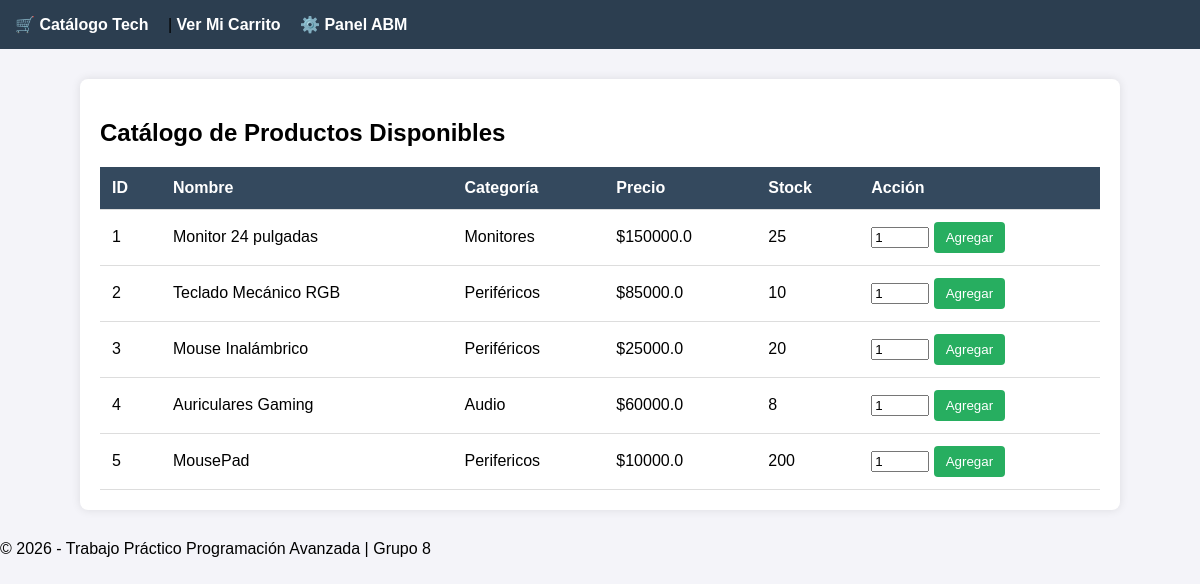
Before: / with the older database file.
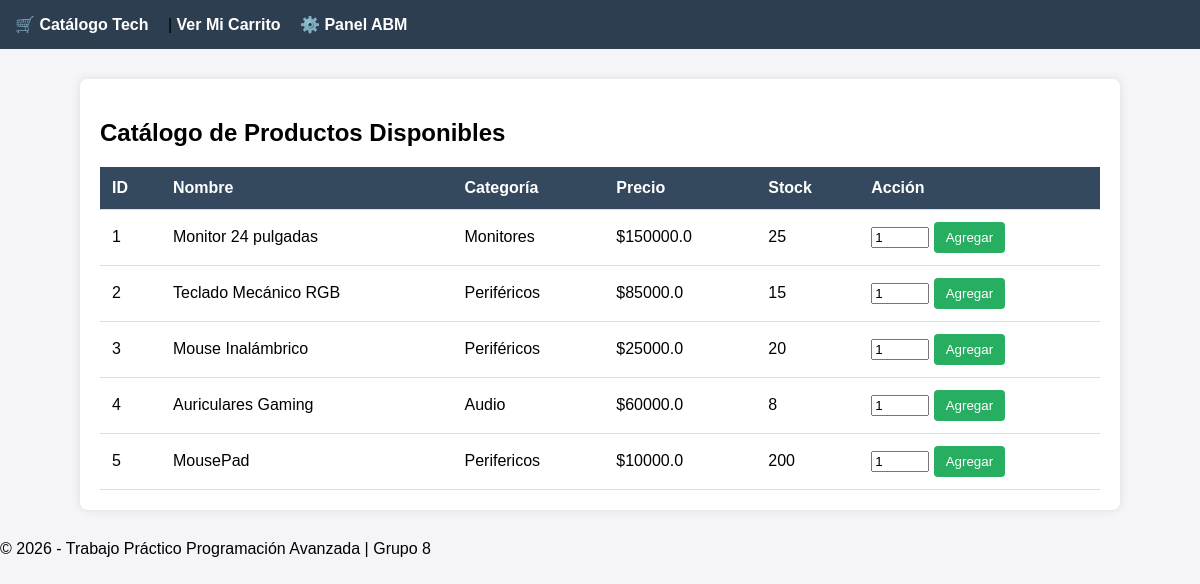
After: the same page with the newer database file.
### tables this page shows
CREATE TABLE productos (
            id_producto INTEGER PRIMARY KEY AUTOINCREMENT,
            nombre TEXT NOT NULL,
            categoria TEXT NOT NULL,
            precio REAL NOT NULL,
            stock INTEGER NOT NULL
        );

### app.py (the view)
@app.route('/')
def inicio():
    conexion = base_de_datos.obtener_conexion()
    cursor = conexion.cursor()
    cursor.execute("SELECT id_producto, nombre, categoria, precio, stock FROM productos")
    todos_los_productos = cursor.fetchall()
    conexion.close()
    return render_template('index.html', productos=todos_los_productos)

### base_de_datos.py (called while the page is built)
def obtener_conexion():
    return sqlite3.connect("tienda.db")

### templates/index.html
{% extends 'base.html' %}
{% block contenido %}
<h2>Catálogo de Productos Disponibles</h2>
<table class="tabla-productos">
    <thead>
        <tr>
            <th>ID</th>
            <th>Nombre</th>
            <th>Categoría</th>
            <th>Precio</th>
            <th>Stock</th>
            <th>Acción</th>
        </tr>
    </thead>
    <tbody>
        {% for prod in productos %}
        <tr>
            <td>{{ prod[0] }}</td> <td>{{ prod[1] }}</td> <td>{{ prod[2] }}</td> <td>${{ prod[3] }}</td> <td>{{ prod[4] }}</td> <td>
                <form action="/agregar/{{ prod[0] }}" method="POST">
                    <input type="number" name="cantidad" value="1" min="1" max="{{ prod[4] }}" style="width: 50px;">
                    <button type="submit">Agregar</button>
                </form>
            </td>
        </tr>
        {% endfor %}
    </tbody>
</table>
{% endblock %}

### templates/base.html (shortened to what this page needs)
<!DOCTYPE html>
<html lang="es">
<head>
    <link rel="stylesheet" href="{{ url_for('static', filename='style.css') }}">
</head>
<body>
    <header>
        <nav>
            <a href="/">🛒 Catálogo Tech</a> |
            <a href="/carrito">Ver Mi Carrito</a>
            <a href="/admin">⚙️ Panel ABM</a>
        </nav>
    </header>
    <main class="contenedor">
        {% block contenido %}
        {% endblock %}
    </main>
    <footer>
        <p>© 2026 - Trabajo Práctico Programación Avanzada | Grupo 8</p>
    </footer>
</body>
</html>

### static/style.css (style rules this page uses)
body { font-family: Arial, sans-serif; margin: 0; padding: 0; background-color: #f4f4f9; }
header { background-color: #2c3e50; padding: 15px; }
nav a { color: white; text-decoration: none; font-weight: bold; margin-right: 15px; }
.contenedor { max-width: 1000px; margin: 30px auto; padding: 20px; background-color: white; box-shadow: 0 0 10px rgba(0,0,0,0.1); border-radius: 8px; }
table { width: 100%; border-collapse: collapse; margin-top: 20px; }
th, td { padding: 12px; text-align: left; border-bottom: 1px solid #ddd; }
th { background-color: #34495e; color: white; }
button { background-color: #27ae60; color: white; border: none; padding: 8px 12px; cursor: pointer; border-radius: 4px; }

Changed rows visible on the page:
changed productos "Teclado Mecánico RGB": stock "10" → "15"
